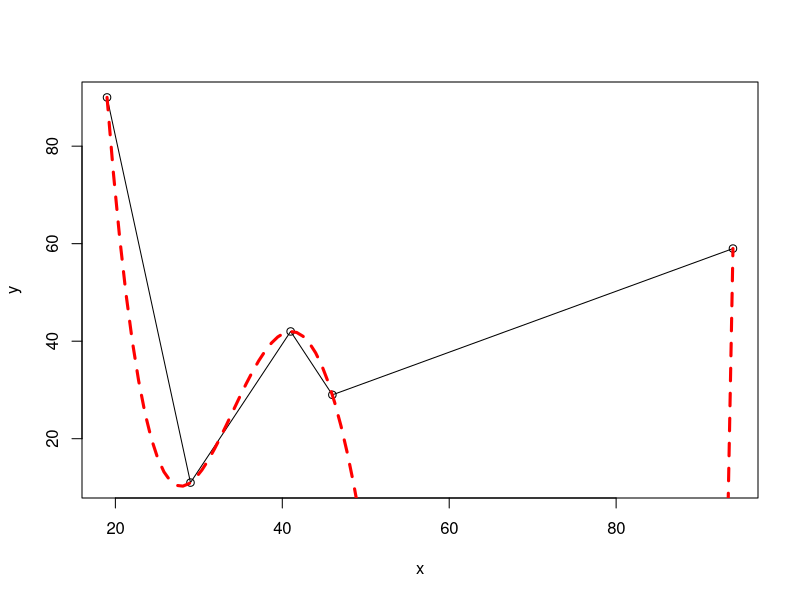

This chart was generated by the following R code:
# Use the lm() function to fit a polynomial curve to a set of data points
N <- 5
x <- sort(sample(1:100, N))
y <- sample(1:100, N)
plot(y ~ x)
lines(y ~ x)
fit <- lm(y ~ poly(x,N-1))
newx <- seq(min(x), max(x), len=100)
lines(newx, predict(fit, newdata=data.frame(x=newx)), col="red", lwd=3, lty=2)
